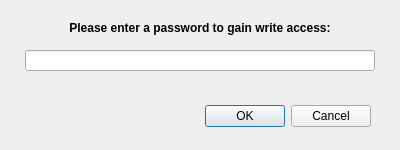
<?xml version="1.0" encoding="UTF-8"?>
<ui version="4.0">
 <class>Dialog</class>
 <widget class="QDialog" name="Dialog">
  <property name="geometry">
   <rect>
    <x>0</x>
    <y>0</y>
    <width>400</width>
    <height>150</height>
   </rect>
  </property>
  <property name="windowTitle">
   <string>Dialog</string>
  </property>
  <widget class="QDialogButtonBox" name="buttonBox">
   <property name="geometry">
    <rect>
     <x>30</x>
     <y>100</y>
     <width>341</width>
     <height>32</height>
    </rect>
   </property>
   <property name="orientation">
    <enum>Qt::Horizontal</enum>
   </property>
   <property name="standardButtons">
    <set>QDialogButtonBox::Cancel|QDialogButtonBox::Ok</set>
   </property>
  </widget>
  <widget class="QLabel" name="label">
   <property name="geometry">
    <rect>
     <x>50</x>
     <y>20</y>
     <width>300</width>
     <height>16</height>
    </rect>
   </property>
   <property name="text">
    <string>&lt;html&gt;&lt;head/&gt;&lt;body&gt;&lt;p align=&quot;center&quot;&gt;&lt;span style=&quot; font-weight:600;&quot;&gt;Please enter a password to gain write access:&lt;/span&gt;&lt;/p&gt;&lt;/body&gt;&lt;/html&gt;</string>
   </property>
  </widget>
  <widget class="QLineEdit" name="lineEdit">
   <property name="geometry">
    <rect>
     <x>25</x>
     <y>50</y>
     <width>350</width>
     <height>21</height>
    </rect>
   </property>
   <property name="echoMode">
    <enum>QLineEdit::Password</enum>
   </property>
  </widget>
 </widget>
 <resources/>
 <connections>
  <connection>
   <sender>buttonBox</sender>
   <signal>accepted()</signal>
   <receiver>Dialog</receiver>
   <slot>accept()</slot>
   <hints>
    <hint type="sourcelabel">
     <x>248</x>
     <y>254</y>
    </hint>
    <hint type="destinationlabel">
     <x>157</x>
     <y>274</y>
    </hint>
   </hints>
  </connection>
  <connection>
   <sender>buttonBox</sender>
   <signal>rejected()</signal>
   <receiver>Dialog</receiver>
   <slot>reject()</slot>
   <hints>
    <hint type="sourcelabel">
     <x>316</x>
     <y>260</y>
    </hint>
    <hint type="destinationlabel">
     <x>286</x>
     <y>274</y>
    </hint>
   </hints>
  </connection>
 </connections>
</ui>
